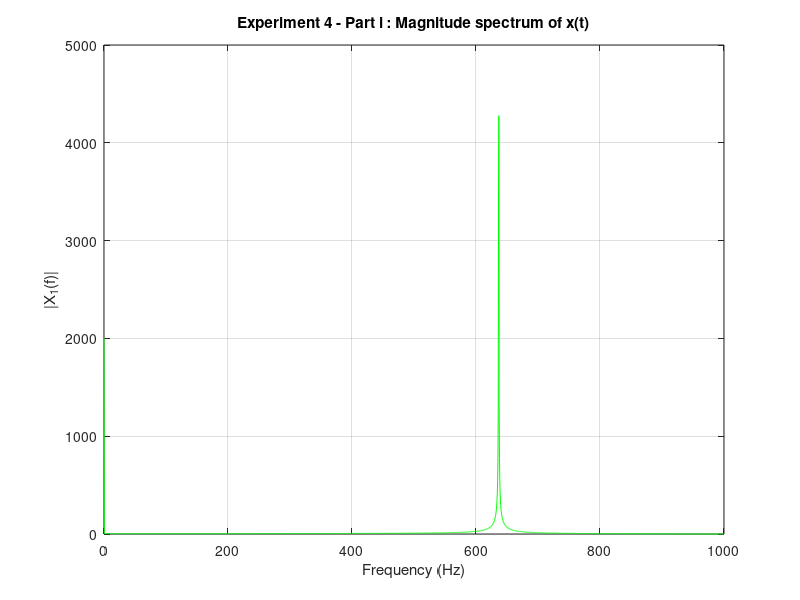
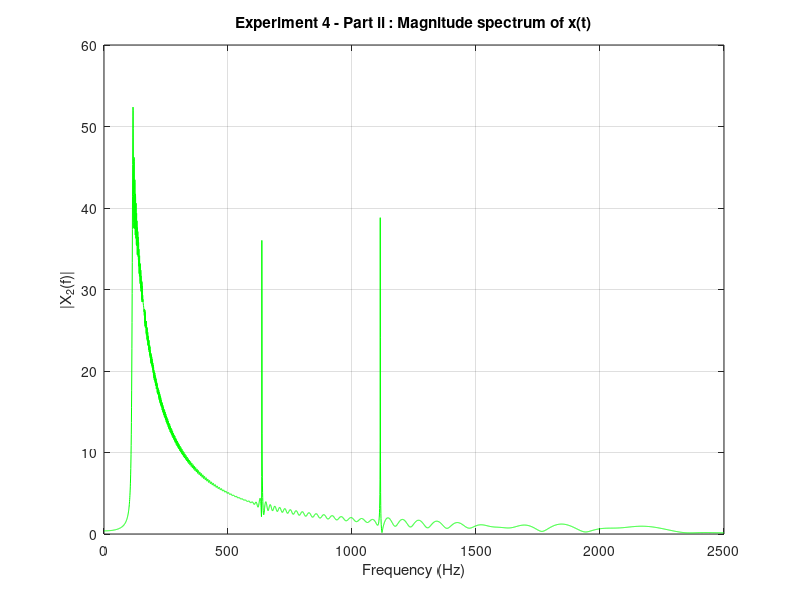

These figures' MATLAB source, in order:
%% Experiment 4 : Magnitude spectra of composed signals

clc;
clear;
close all;

%% ========================== PART i ==========================
% i) Set the sampling period to 0.5 ms and time interval [0, 2 s]
%    x(t) = sin(4000 t) + 2 cos(4000 t - 32) + cos^2(2000 t)

Ts1 = 0.5e-3;               % Sampling period (s)
Fs1 = 1 / Ts1;              % Sampling frequency (Hz) -> 2000 Hz
t1  = 0 : Ts1 : 2;          % Time vector (s)
N1  = length(t1);           % Number of samples

% Define the signal x1(t)
x1 = sin(4000*t1) + 2*cos(4000*t1 - 32) + cos(2000*t1).^2;

% FFT and magnitude spectrum (single-sided)
X1    = fft(x1);                       % Complex FFT of x1
magX1 = abs(X1);                       % Magnitude spectrum
halfN1 = floor(N1/2) + 1;              % First half (real signal) [web:171]
magX1_half = magX1(1:halfN1);
f1 = (0:halfN1-1) * (Fs1/N1);          % Frequency axis in Hz

figure('Name','Experiment 4 - Part i');
plot(f1, magX1_half, 'g');             % Green magnitude spectrum
xlabel('Frequency (Hz)');
ylabel('|X_1(f)|');
title('Experiment 4 - Part i : Magnitude spectrum of x(t)');
grid on;

%% ========================== PART ii ==========================
% ii) Set the sampling frequency to 5 kHz and time interval [0, 2 s]
%     x(t) = 0.1 sin(2000 * sqrt(t)) + 0.01 sin(4000 t) + 0.01 cos(7000 t)
% Note: Interpret "2000 t1/2" as 2000 * sqrt(t), i.e., t^(1/2).

Fs2 = 5000;                 % Sampling frequency (Hz)
Ts2 = 1 / Fs2;              % Sampling period (s)
t2  = 0 : Ts2 : 2;          % Time vector (s)
N2  = length(t2);           % Number of samples

% Avoid sqrt(0) issues in instantaneous frequency by allowing t = 0 (OK in MATLAB)
x2 = 0.1 * sin(2000 * sqrt(t2)) + 0.01 * sin(4000*t2) + 0.01 * cos(7000*t2);

% FFT and magnitude spectrum (single-sided)
X2    = fft(x2);
magX2 = abs(X2);
halfN2 = floor(N2/2) + 1;
magX2_half = magX2(1:halfN2);
f2 = (0:halfN2-1) * (Fs2/N2);          % Frequency axis in Hz

figure('Name','Experiment 4 - Part ii');
plot(f2, magX2_half, 'g');             % Green magnitude spectrum
xlabel('Frequency (Hz)');
ylabel('|X_2(f)|');
title('Experiment 4 - Part ii : Magnitude spectrum of x(t)');
grid on;
